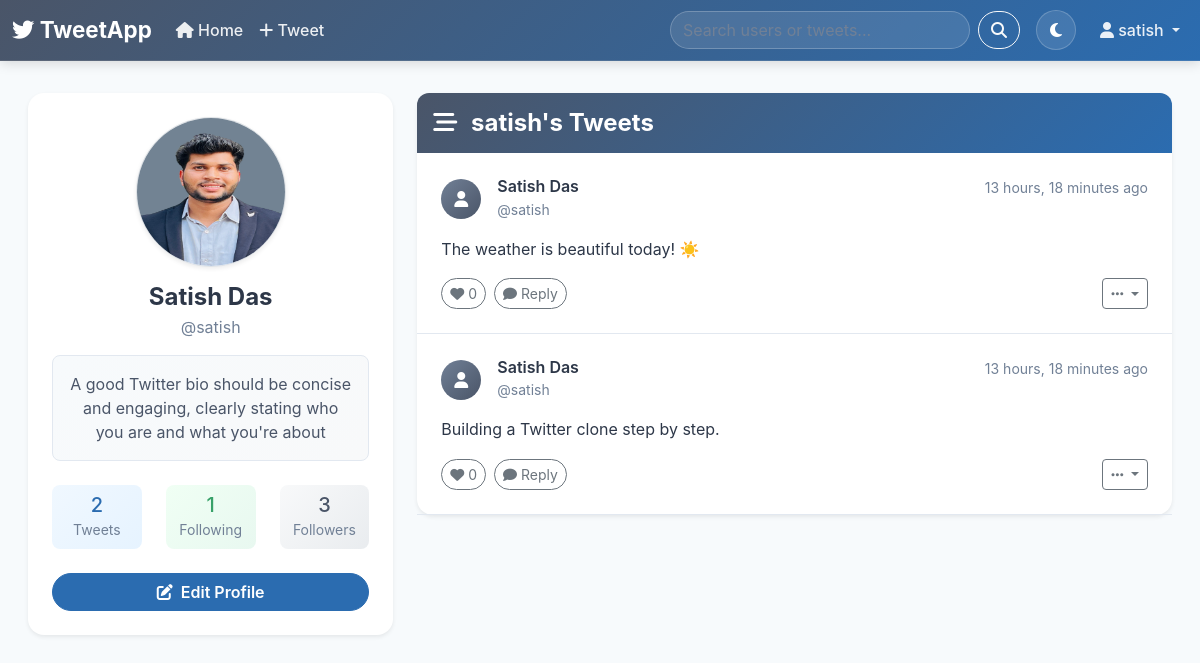
Before: /tweet/profile/ (signed in) with the older database file.
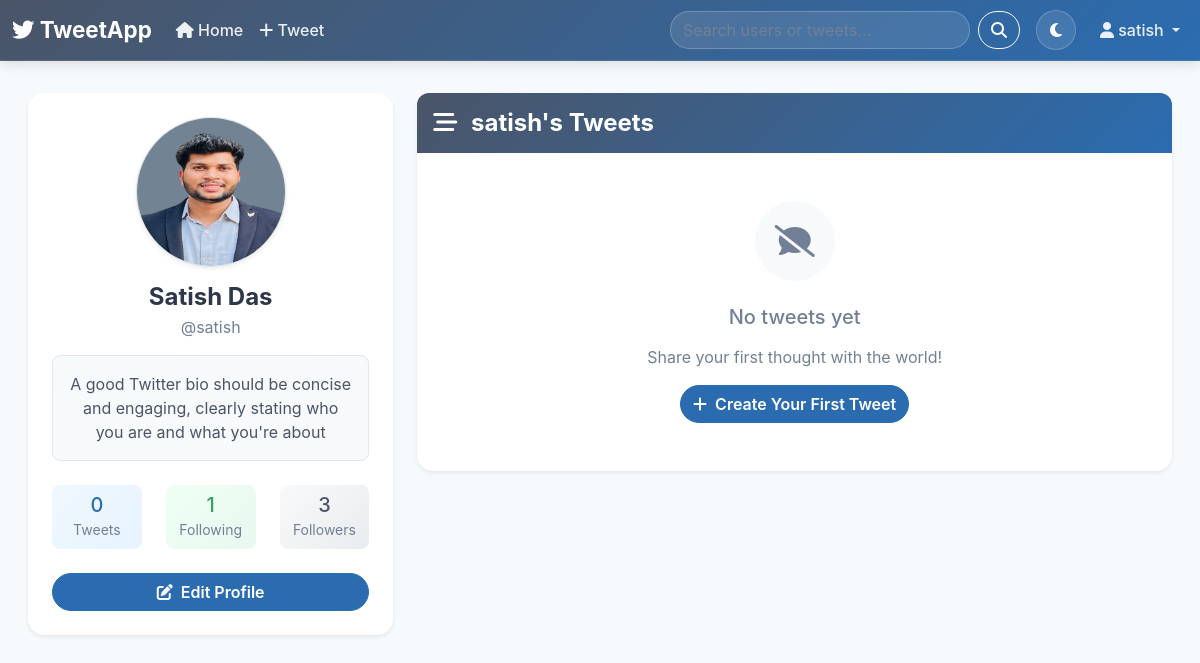
After: the same page with the newer database file.
### tweet/models.py (models this page shows, shortened)
class Tweet(models.Model):
    user = models.ForeignKey(User, on_delete=models.CASCADE)
    text = models.TextField(max_length=240)
    photo = models.ImageField(upload_to='photos/', blank=True, null=True)
    created_at = models.DateTimeField(auto_now_add=True)
    updated_at = models.DateTimeField(auto_now=True)

### tweet/views.py (the view)
# urls.py: path('profile/', views.profile_view, name='profile_view'),
@login_required
def profile_view(request, username=None):
    if username:
        user = get_object_or_404(User, username=username)
    else:
        user = request.user
    profile, created = UserProfile.objects.get_or_create(user=user)
    tweets = Tweet.objects.filter(user=user).order_by('-created_at')
    comments = Comment.objects.filter(user=user).order_by('-created_at')
    context = {
        'profile_user': user,
        'profile': profile,
        'tweets': tweets,
        'comments': comments,
        'is_own_profile': user == request.user,
    }
    return render(request, 'profile.html', context)

### tweet/models.py (called while the page is built)
    @property
    def followers_count(self):
        return self.followers.count()

    @property
    def following_count(self):
        return self.user.following.count()

### tweet/templates/profile.html (shortened to what the changed rows need)
{% extends "layout.html" %}
{% block content %}
<div class="row">
    <div class="col-md-4">
        <div class="card shadow-sm border-0 rounded-4">
            <div class="card-body text-center p-4">
                <div class="row text-center mb-4">
                    <div class="col-4">
                        <div class="p-2 rounded-3" style="background: linear-gradient(135deg, #f0f8ff 0%, #e6f3ff 100%);">
                            <strong class="d-block h5 mb-0" style="color: var(--accent-color);">{{ tweets.count }}</strong>
                            <small class="text-muted">Tweets</small>
                        </div>
                    </div>
                </div>
            </div>
        </div>
    </div>
    <div class="col-md-8">
        <div class="card shadow-sm border-0 rounded-4">
            <div class="card-body p-0">
                {% if tweets %}
                    {% for tweet in tweets %}
                        <div class="p-4 border-bottom" style="border-color: var(--border-color) !important;">
                            <div class="d-flex justify-content-between align-items-start mb-3">
                                <div class="d-flex align-items-center">
                                    {% if tweet.user.profile.avatar %}
                                        <img src="{{ tweet.user.profile.avatar.url }}" class="rounded-circle me-3 border" width="40" height="40" alt="Avatar">
                                    {% else %}
                                        <div class="rounded-circle me-3 d-flex align-items-center justify-content-center"
                                             style="width: 40px; height: 40px; background: linear-gradient(135deg, var(--secondary-color) 0%, var(--primary-color) 100%); color: white;">
                                            <i class="fas fa-user"></i>
                                        </div>
                                    {% endif %}
                                    <div>
                                        <h6 class="mb-0 fw-semibold" style="color: var(--text-primary);">
                                            {{ tweet.user.get_full_name|default:tweet.user.username }}
                                        </h6>
                                        <small class="text-muted">@{{ tweet.user.username }}</small>
                                    </div>
                                </div>
                                <small class="text-muted">{{ tweet.created_at|timesince }} ago</small>
                            </div>
                            <div class="mb-3">
                                <p class="mb-0" style="color: var(--text-primary); line-height: 1.6;">{{ tweet.text }}</p>
                            </div>
                            <div class="d-flex justify-content-between align-items-center">
                                <div class="d-flex align-items-center">
                                    <button class="btn btn-sm btn-outline-secondary rounded-pill me-2">
                                        <i class="fas fa-heart"></i> {{ tweet.likes.count }}
                                    </button>
                                    <button class="btn btn-sm btn-outline-secondary rounded-pill">
                                        <i class="fas fa-comment"></i> Reply
                                    </button>
                                </div>
                                {% if tweet.user == user %}
                                    <div class="dropdown">
                                        <button class="btn btn-sm btn-outline-secondary dropdown-toggle" type="button" data-bs-toggle="dropdown">
                                            <i class="fas fa-ellipsis-h"></i>
                                        </button>
                                    </div>
                                {% endif %}
                            </div>
                        </div>
                    {% endfor %}
                {% else %}
                    <div class="text-center py-5">
                        <div class="mb-4">
                            <div class="mx-auto rounded-circle d-flex align-items-center justify-content-center"
                                 style="width: 80px; height: 80px; background: linear-gradient(135deg, var(--light-bg) 0%, #f8f9fa 100%); color: var(--text-muted);">
                                <i class="fas fa-comment-slash fa-2x"></i>
                            </div>
                        </div>
                        <h5 class="text-muted mb-3">No tweets yet</h5>
                        <p class="text-muted">
                            {% if is_own_profile %}
                                Share your first thought with the world!
                            {% else %}
                                {{ profile_user.username }} hasn't posted anything yet.
                            {% endif %}
                        </p>
                        {% if is_own_profile %}
                            <a href="{% url 'tweet_create' %}" class="btn btn-primary rounded-pill">
                                <i class="fas fa-plus me-2"></i>Create Your First Tweet
                            </a>
                        {% endif %}
                    </div>
                {% endif %}
            </div>
        </div>
    </div>
</div>
{% endblock %}

Changed rows visible on the page:
removed Tweet: user.get_full_name "Satish Das", user.username "satish", created_at "13 hours, 18 minutes", text "The weather is beautiful today! ☀️", likes.count "0"
removed Tweet: user.get_full_name "Satish Das", user.username "satish", created_at "13 hours, 18 minutes", text "Building a Twitter clone step by step.", likes.count "0"
Other visible differences:
{{ tweets.count }}: "2" → "0"
text now shown: "No tweets yet Share your first thought with the world! Create Your First Tweet"
